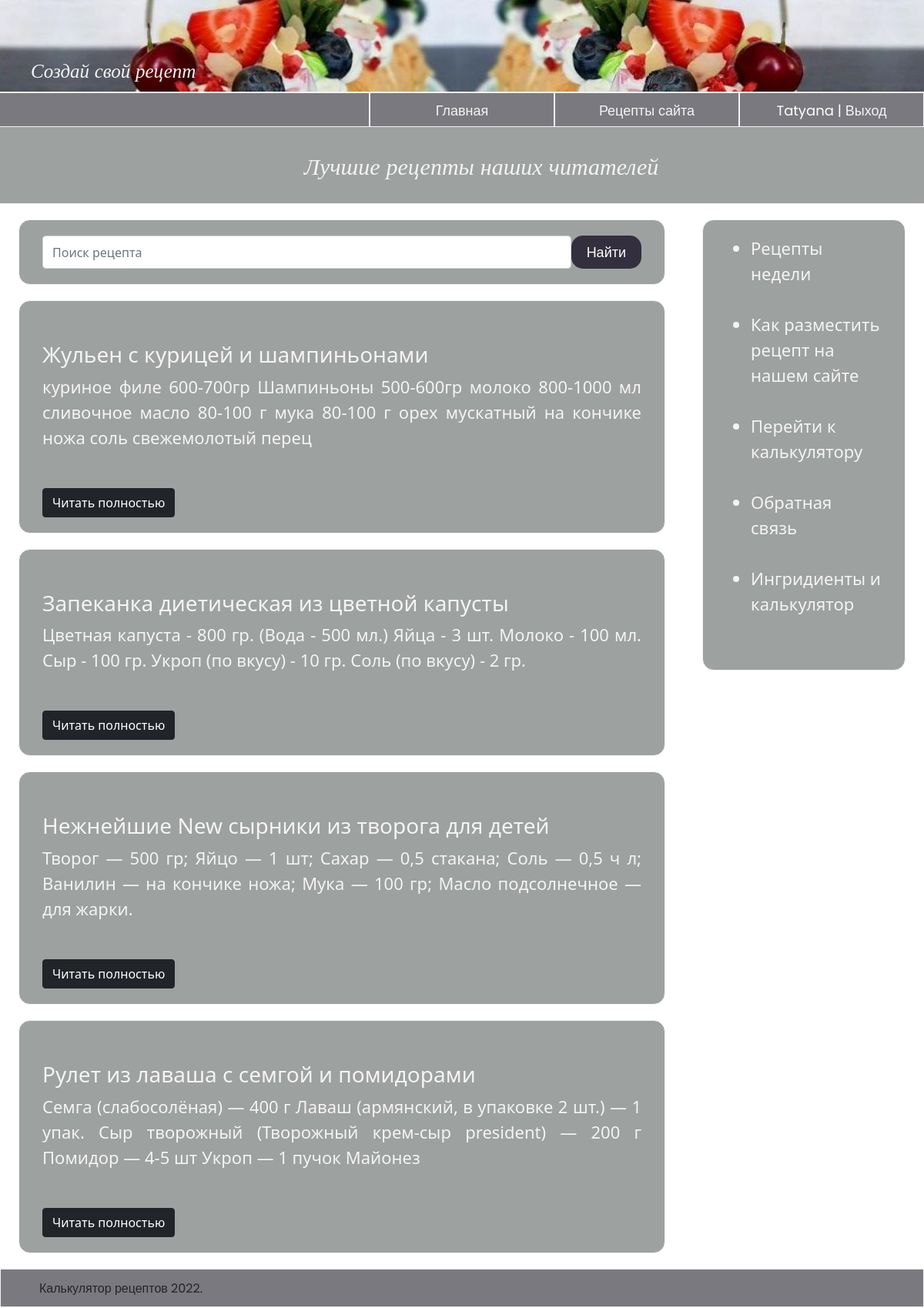
The app's page /db_recipes/ (signed in) with its own data.
### db_recipes/models.py (models this page shows, shortened)
class Recipes(models.Model):
    title = models.CharField (max_length=100, verbose_name='Название рецепта')
    compound = models.TextField(max_length=500, verbose_name='Ингридиенты')
    cooking = models.TextField(max_length=2000, verbose_name='Процесс приготовления')
    class Meta:
        db_table='recipe'
        verbose_name='Рецепт'
        verbose_name_plural = 'Рецепты'

### db_recipes/views.py (the view)
# urls.py: path('', views.all_recipes, name='all_recipes'),
def all_recipes(request):
    search_guery = request.GET.get('q', '')
    if search_guery:
        rec = Recipes.objects.filter(title__icontains=search_guery)
    else:
        rec = Recipes.objects.order_by('title')
    return render(request, 'db_recipes/all_recipes.html', {'rec': rec})

### db_recipes/templates/db_recipes/all_recipes.html
{% extends 'main/layout.html' %}
{% block greeting%} Лучшие рецепты наших читателей {% endblock %}
{% block content%}
<div id="main">
      <form method="get" action="{%url 'search'%}" class="d-flex editContent">
          <input type="search" placeholder="Поиск рецепта" name="q" class="form-control" required="">
          <button type="submit"  class="button_add">
              <span class="fa fa-search" aria-hidden="true">Найти</span>
          </button>
      </form>
       </div>
        {% for el in rec%}
        <div id="main">
          <br>
          <h3>{{ el.title }}</h3>
          <p>{{ el.compound}}</p>
          <br>
          <a href={% url 'recipe-detail' el.id %} class='btn btn-dark'>Читать полностью</a>
        </div>
        {% endfor %}
{% endblock %}

### main/templates/main/layout.html (shortened to what this page needs)
{% load static %}
<!doctype html>
<html>
  <head>
    <link rel="stylesheet" href="{%static 'main/css/main.css'%}">
    <link rel="stylesheet" href="https://cdn.jsdelivr.net/npm/bootstrap@5.1.3/dist/css/bootstrap.min.css">
  </head>
<body>
  <div id="topic"><i> Создай свой рецепт</i></div>
  {% if request.user.is_authenticated%}
  <div class="class-text">{{user.username }} | <a href="{% url 'logout' %}" title="Выйти" class="class-link">Выход</a></div>
  {% else %}
  <div class="class-text"><a href="{% url 'register' %}" title="Регистрироваться" class="class-link">Регистрация</a> | <a href="{% url 'login' %}" title="Для зарегистрированных пользователей" class="class-link">Авторизация</a></div>
  {% endif %}
  <div class="class-text"><a href="{% url 'all_recipes' %}" title="Посмотреть рецепты" class="class-link">Рецепты сайта</a></div>
  <div class="class-text"><a href="{% url 'index' %}" title="Перейти на главную страницу" class="class-link">Главная</a></div>
  <div class="class-text" id="header">
  </div>
  <div id="greeting"> <i> {% block greeting%} {% endblock %}</i></div>
   <div class="aside">
   <ul>
     <a href="{% url 'recipe_month' %}" title="Приготовь по рецепту месяца" class="aside-link"><li> Рецепты недели </li></a>
     <br>
     <a href="{% url 'accommodation' %}" title="Посмотри, как твой рецепт может попасть на наш сайт"  class="aside-link"><li> Как разместить рецепт на нашем сайте</li></a>
     <br>
     <a href="{% url 'calculator' %}" title="Посмотри рецепты сайта" class="aside-link"><li> Перейти к калькулятору</li></a>
     <br>
     <a href="{% url 'feedback' %}" title="Для входа и регистрации" class="aside-link"><li> Обратная связь</li></a>
     <br>
     <a href="{% url 'ingredient' %}" title="Посмотреть базу ингридиентов" class="aside-link"><li> Ингридиенты и калькулятор</li></a>
     <br>
   </ul>
 </div>
  {% block content%}
  {% endblock %}
   <div id="footer"> Калькулятор рецептов 2022. </div>
</body>
</html>

### main/static/main/css/main.css (style rules this page uses)
* { margin: 0; padding: 0; }
#topic { width: 100%; height: 120px; text-align: left; padding-left: 40px; border-bottom: 1px solid #f5f3f4; background-image: url("../img/back.jpg"); color:#f5f3f4; font-size: 25px; line-height:180px; margin-left: 0; float: left; font-family: 'Pacifico', cursive; }
.class-text { color: white; border: 1px solid #f5f3f4; width: 20%; float: right; height: 45px; line-height:45px; font-size: 18px; text-align: center; font-family: 'Poppins', sans-serif; background: #7a797f; }
.class-link { text-decoration: none; color: #f5f3f4; }
#header { height: 45px; line-height:45px; width: 40%; float: right; border-left: none; padding-right: 5%; }
#greeting { width: 100%; height: 100px; text-align:center; font-family: 'Abel', sans-serif; border-bottom: 1px solid #f5f3f4; background:#9da1a0; color:#f5f3f4; font-size: 30px; font-style: italic; line-height:100px; margin-bottom: 50 px; float:left; font-family: 'Pacifico', cursive; padding-left: 50px; }
#main, .aside { margin-top: 20px; border: 1px solid #f5f3f4; opacity: 100%; background:#9da1a0; color: #f5f3f4; margin-left: 2%; border-radius: 15px; font-size: 22px; }
#main { width:70%; text-align:justify; float: left; padding: 20px 2.5%; }
.aside { width: 22%; text-align: left; padding-left: 10px; float: right; margin-right: 2%; padding: 20px 2.5%; color:#f5f3f4; }
#footer { margin-top: 20px; float:left; width: 100%; height: 50px; text-align: left; padding-left: 50px; border: 1px solid #f5f3f4; background-color:#7a797f; line-height:50px; font-family: 'Poppins', sans-serif; font-size: 16px }
.aside-link { text-decoration: none; color: #f5f3f4; }
.button_add { color: white; float:left; border-radius: 15px; background:#332f3e; font-size: 18px; padding: 8px 20px; font-family: 'Poppins', sans-serif; border: none; }

### records on screen
Recipes: title "Жульен с курицей и шампиньонами", compound "куриное филе 600-700гр Шампиньоны 500-600гр молоко 800-1000 мл сливочное масло 80-100 г мука 80-100 г орех мускатный на кончике ножа соль свежемолотый перец"
Recipes: title "Запеканка диетическая из цветной капусты", compound "Цветная капуста - 800 гр. (Вода - 500 мл.) Яйца - 3 шт. Молоко - 100 мл. Сыр - 100 гр. Укроп (по вкусу) - 10 гр. Соль (по вкусу) - 2 гр."
Recipes: title "Нежнейшие New сырники из творога для детей", compound "Творог — 500 гр; Яйцо — 1 шт; Сахар — 0,5 стакана; Соль — 0,5 ч л; Ванилин — на кончике ножа; Мука — 100 гр; Масло подсолнечное — для жарки."
Recipes: title "Рулет из лаваша с сeмгой и помидорами", compound "Семга (слабосолёная) — 400 г Лаваш (армянский, в упаковке 2 шт.) — 1 упак. Сыр творожный (Творожный крем-сыр president) — 200 г Помидор — 4-5 шт Укроп — 1 пучок Майонез"

### other values on screen
{{ user.username }} "Tatyana"
